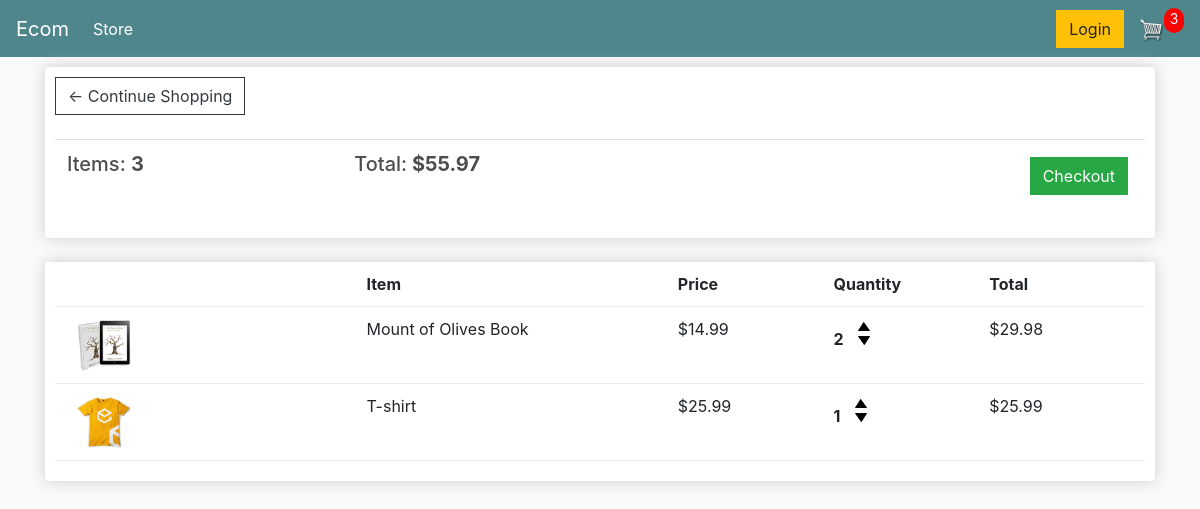
The page /cart/ (signed in) on the database as committed earlier.
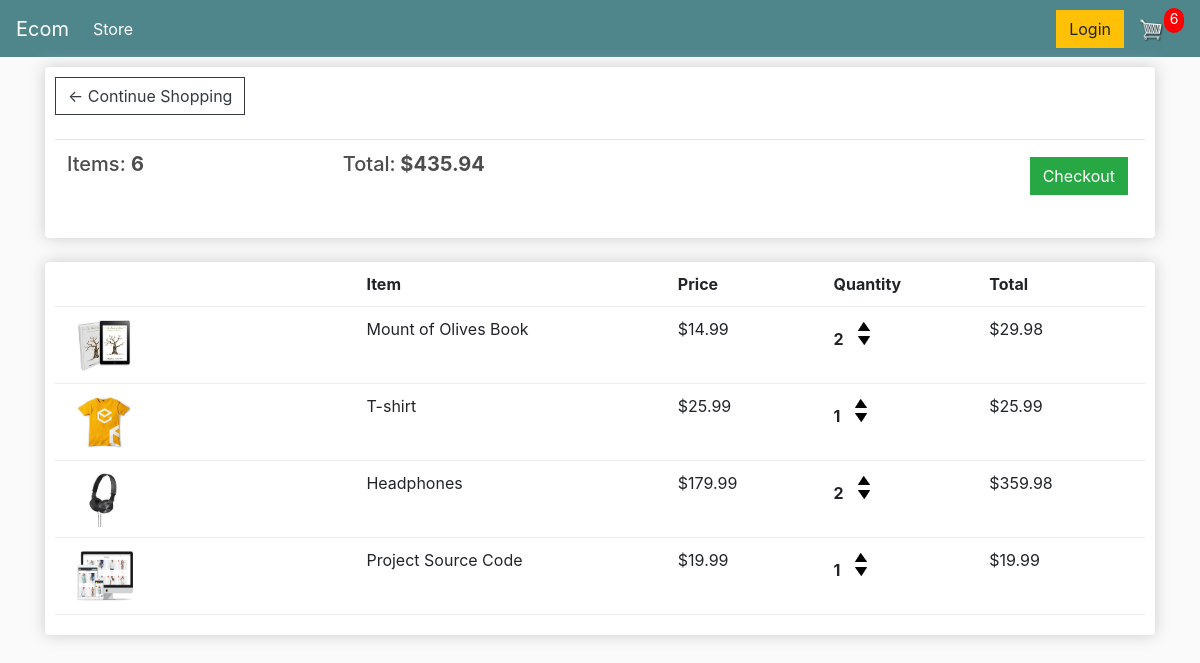
The same page on the database as committed later.
### store/models.py (models this page shows, shortened)
class OrderItem(models.Model):
    product = models.ForeignKey(Product, on_delete=models.SET_NULL, null=True)
    order = models.ForeignKey(Order, on_delete=models.SET_NULL, null=True, related_name="items")
    quantity = models.IntegerField(default=0, null=True, blank=True)
    date_added = models.DateTimeField(auto_now_add=True)
    @property
    def get_total(self):
        total = self.product.price * self.quantity
        return total

class Product(models.Model):
    name = models.CharField(max_length=200)
    price = models.FloatField()
    image = models.ImageField(null=True, blank=True)
    digital = models.BooleanField(default=False, null=True, blank=True)

### store/views.py (the view)
# urls.py: path("cart/",views.cart,name = "cart"),
def cart(request):
    if request.user.is_authenticated:
        customer = request.user.customer
        order, created = Order.objects.get_or_create(customer = customer)
        items = order.items.all()
    else:
        class Ord:
            cart_total_items = 0
            cart_total_price = 0
            shipping = False
        order = Ord()
    context = {
        "items":items,
        "cart_total_price" : order.cart_total_price,
        "cart_total_items":order.cart_total_items,
        "shipping": order.shipping
    }
    return render(request,"store/cart.html",context)

### store/context_processors.py (called while the page is built)
def total_items(request):
    order = Order.objects.get(customer = request.user.customer)
    total_items = order.cart_total_items
    return {
        "total_items":total_items
    }

### store/models.py (called while the page is built)
    @property
    def shipping(self):
        shipping = False
        order_items = self.items.all()
        for item in order_items:
            if not item.product.digital:
                shipping = True
        return shipping

    @property
    def cart_total_price(self):
        return sum(item.get_total for item in self.items.all())

    @property
    def cart_total_items(self):
        return sum(item.quantity for item in self.items.all())

### store/templates/store/cart.html
{% extends 'store/main.html' %}
{% load static %}
{% block content %}
    <div class="row">
        <div class="col-lg-12">
            <div class="box-element">
                <a  class="btn btn-outline-dark" href="{% url 'store' %}">&#x2190; Continue Shopping</a>
                <br>
                <br>
                <table class="table">
                    <tr>
                        <th><h5>Items: <strong>{{cart_total_items}}</strong></h5></th>
                        <th><h5>Total:<strong> ${{cart_total_price|floatformat:2}}</strong></h5></th>
                        <th>
                            <a  style="float:right; margin:5px;" class="btn btn-success" href="{% url 'checkout' %}">Checkout</a>
                        </th>
                    </tr>
                </table>
            </div>
            <br>
        <div class="box-element">
            <div class="cart-row">
                <div style="flex:2"></div>
                <div style="flex:2"><strong>Item</strong></div>
                <div style="flex:1"><strong>Price</strong></div>
                <div style="flex:1"><strong>Quantity</strong></div>
                <div style="flex:1"><strong>Total</strong></div>
            </div>
            {% for item in items %}
                <div class="cart-row">
                    <div style="flex:2"><img class="row-image" src="{{item.product.image.url}}"></div>
                    <div style="flex:2"><p>{{item.product.name}}</p></div>
                    <div style="flex:1"><p>${{item.product.price|floatformat:2}}</p></div>
                    <div style="flex:1">
                        <p class="quantity">{{item.quantity}}</p>
                        <div class="quantity">
                            <img data-product = {{item.product.id}}  data-action="add" class="chg-quantity update-cart" src="{% static  'images/arrow-up.png' %}">
                            <img data-product = {{item.product.id}}  data-action="remove" class="chg-quantity update-cart" src="{% static  'images/arrow-down.png' %}">
                        </div>
                    </div>
                    <div style="flex:1"><p>${{item.get_total|floatformat:2}}</p></div>
                </div>
            {% endfor %}
        </div>
    </div>
{% endblock content %}

Rows that differ between the two databases and show on the page:
added OrderItem: product.image (picture), product.name "Headphones", product.price "179.99", quantity "2", get_total "359.98"
added OrderItem: product.image (picture), product.name "Project Source Code", product.price "19.99", quantity "1", get_total "19.99"
Other text that changed with them:
{{ total_items }}: "3" → "6"
{{ cart_total_items }}: "3" → "6"
{{ cart_total_price|floatformat:2 }}: "55.97" → "435.94"
